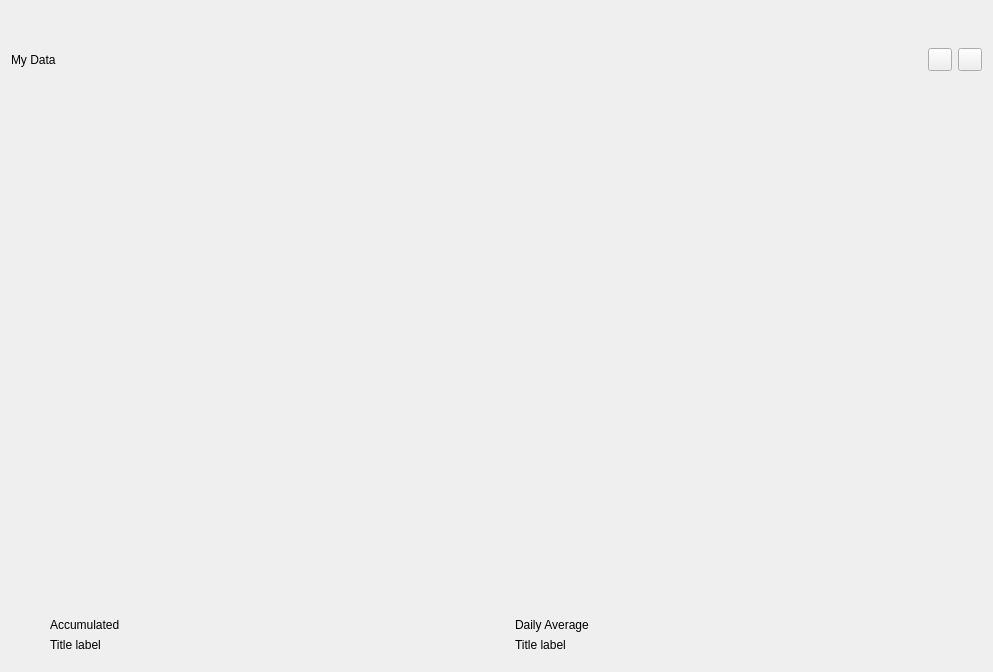
<?xml version="1.0" encoding="UTF-8"?>
<ui version="4.0">
 <class>DataInterface</class>
 <widget class="QWidget" name="DataInterface">
  <property name="geometry">
   <rect>
    <x>0</x>
    <y>0</y>
    <width>993</width>
    <height>672</height>
   </rect>
  </property>
  <property name="windowTitle">
   <string>Form</string>
  </property>
  <layout class="QGridLayout" name="gridLayout">
   <item row="1" column="0">
    <layout class="QHBoxLayout" name="horizontalLayout">
     <property name="bottomMargin">
      <number>10</number>
     </property>
     <item>
      <widget class="TitleLabel" name="TitleLabel">
       <property name="text">
        <string>My Data</string>
       </property>
       <property name="pixelFontSize" stdset="0">
        <number>50</number>
       </property>
      </widget>
     </item>
     <item>
      <widget class="ToolButton" name="themeButton"/>
     </item>
     <item>
      <widget class="ToolButton" name="GitHubButton"/>
     </item>
    </layout>
   </item>
   <item row="0" column="0">
    <spacer name="verticalSpacer">
     <property name="orientation">
      <enum>Qt::Vertical</enum>
     </property>
     <property name="sizeType">
      <enum>QSizePolicy::Fixed</enum>
     </property>
     <property name="sizeHint" stdset="0">
      <size>
       <width>966</width>
       <height>37</height>
      </size>
     </property>
    </spacer>
   </item>
   <item row="3" column="0">
    <widget class="QStackedWidget" name="stackedWidget">
     <widget class="QWidget" name="caloriesPage">
      <layout class="QGridLayout" name="caloriesGridLayout" rowstretch="1,0">
       <item row="0" column="0">
        <widget class="CardWidget" name="caloriesCardWidget">
         <layout class="QVBoxLayout" name="verticalLayout_1_1"/>
        </widget>
       </item>
       <item row="1" column="0">
        <layout class="QHBoxLayout" name="horizontalLayout_2">
         <property name="leftMargin">
          <number>30</number>
         </property>
         <item>
          <layout class="QVBoxLayout" name="verticalLayout">
           <item>
            <widget class="StrongBodyLabel" name="StrongBodyLabel">
             <property name="text">
              <string>Accumulated</string>
             </property>
            </widget>
           </item>
           <item>
            <widget class="TitleLabel" name="caloriesAccumulatedLabel">
             <property name="text">
              <string>Title label</string>
             </property>
            </widget>
           </item>
          </layout>
         </item>
         <item>
          <layout class="QVBoxLayout" name="verticalLayout_3">
           <item>
            <widget class="StrongBodyLabel" name="StrongBodyLabel_3">
             <property name="text">
              <string>Daily Average</string>
             </property>
            </widget>
           </item>
           <item>
            <widget class="TitleLabel" name="caloriesDailyLabel">
             <property name="text">
              <string>Title label</string>
             </property>
            </widget>
           </item>
          </layout>
         </item>
        </layout>
       </item>
      </layout>
     </widget>
     <widget class="QWidget" name="floorPage">
      <layout class="QGridLayout" name="floorGridLayout" rowstretch="1,0">
       <item row="0" column="0">
        <layout class="QGridLayout" name="floorCardGridLayout">
         <item row="0" column="0">
          <widget class="CardWidget" name="caloriesCardWidget">
           <layout class="QVBoxLayout" name="verticalLayout_2_1"/>
          </widget>
         </item>
        </layout>
       </item>
       <item row="1" column="0">
        <layout class="QHBoxLayout" name="horizontalLayout_5">
         <property name="leftMargin">
          <number>30</number>
         </property>
         <item>
          <layout class="QVBoxLayout" name="verticalLayout_8">
           <item>
            <widget class="StrongBodyLabel" name="StrongBodyLabel_8">
             <property name="text">
              <string>Accumulated Height</string>
             </property>
            </widget>
           </item>
           <item>
            <widget class="TitleLabel" name="floorAccumulatedLabel">
             <property name="text">
              <string>Title label</string>
             </property>
            </widget>
           </item>
          </layout>
         </item>
         <item>
          <layout class="QVBoxLayout" name="verticalLayout_9">
           <item>
            <widget class="StrongBodyLabel" name="StrongBodyLabel_9">
             <property name="text">
              <string>Daily Average Height</string>
             </property>
            </widget>
           </item>
           <item>
            <widget class="TitleLabel" name="floorDailyLabel">
             <property name="text">
              <string>Title label</string>
             </property>
            </widget>
           </item>
          </layout>
         </item>
        </layout>
       </item>
      </layout>
     </widget>
     <widget class="QWidget" name="distancePage">
      <layout class="QGridLayout" name="distanceGridLayout" rowstretch="1,0,0">
       <item row="0" column="0">
        <layout class="QGridLayout" name="distanceCardGridLayout">
         <item row="0" column="0">
          <widget class="CardWidget" name="caloriesCardWidget">
           <layout class="QVBoxLayout" name="verticalLayout_3_1"/>
          </widget>
         </item>
        </layout>
       </item>
       <item row="1" column="0">
        <layout class="QHBoxLayout" name="horizontalLayout_4">
         <property name="leftMargin">
          <number>30</number>
         </property>
         <item>
          <layout class="QVBoxLayout" name="verticalLayout_6">
           <item>
            <widget class="StrongBodyLabel" name="StrongBodyLabel_6">
             <property name="text">
              <string>Accumulated Distance</string>
             </property>
            </widget>
           </item>
           <item>
            <widget class="TitleLabel" name="distanceAccumulatedLabel">
             <property name="text">
              <string>Title label</string>
             </property>
            </widget>
           </item>
          </layout>
         </item>
         <item>
          <layout class="QVBoxLayout" name="verticalLayout_7">
           <item>
            <widget class="StrongBodyLabel" name="StrongBodyLabel_7">
             <property name="text">
              <string>Average Distance</string>
             </property>
            </widget>
           </item>
           <item>
            <widget class="TitleLabel" name="distanceDailyLabel">
             <property name="text">
              <string>Title label</string>
             </property>
            </widget>
           </item>
          </layout>
         </item>
        </layout>
       </item>
      </layout>
     </widget>
     <widget class="QWidget" name="stepPage">
      <layout class="QGridLayout" name="stepGridLayout" rowstretch="1,0">
       <item row="0" column="0">
        <layout class="QGridLayout" name="stepCardGridLayout">
         <item row="0" column="0">
          <widget class="CardWidget" name="caloriesCardWidget">
           <layout class="QVBoxLayout" name="verticalLayout_4_1"/>
          </widget>
         </item>
        </layout>
       </item>
       <item row="1" column="0">
        <layout class="QHBoxLayout" name="horizontalLayout_6">
         <property name="leftMargin">
          <number>30</number>
         </property>
         <item>
          <layout class="QVBoxLayout" name="verticalLayout_10">
           <item>
            <widget class="StrongBodyLabel" name="StrongBodyLabel_10">
             <property name="text">
              <string>Accumulated Steps</string>
             </property>
            </widget>
           </item>
           <item>
            <widget class="TitleLabel" name="stepsAccumulatedLabel">
             <property name="text">
              <string>Title label</string>
             </property>
            </widget>
           </item>
          </layout>
         </item>
         <item>
          <layout class="QVBoxLayout" name="verticalLayout_11">
           <item>
            <widget class="StrongBodyLabel" name="StrongBodyLabel_11">
             <property name="text">
              <string>Daily Average Steps</string>
             </property>
            </widget>
           </item>
           <item>
            <widget class="TitleLabel" name="stepsDailyLabel">
             <property name="text">
              <string>Title label</string>
             </property>
            </widget>
           </item>
          </layout>
         </item>
        </layout>
       </item>
      </layout>
     </widget>
    </widget>
   </item>
   <item row="2" column="0">
    <widget class="SegmentedWidget" name="pivot">
     <property name="autoFillBackground">
      <bool>false</bool>
     </property>
    </widget>
   </item>
  </layout>
 </widget>
 <customwidgets>
  <customwidget>
   <class>ToolButton</class>
   <extends>QToolButton</extends>
   <header>qfluentwidgets</header>
  </customwidget>
  <customwidget>
   <class>CardWidget</class>
   <extends>QFrame</extends>
   <header>qfluentwidgets</header>
   <container>1</container>
  </customwidget>
  <customwidget>
   <class>StrongBodyLabel</class>
   <extends>QLabel</extends>
   <header>qfluentwidgets</header>
  </customwidget>
  <customwidget>
   <class>TitleLabel</class>
   <extends>QLabel</extends>
   <header>qfluentwidgets</header>
  </customwidget>
  <customwidget>
   <class>Pivot</class>
   <extends>QWidget</extends>
   <header>qfluentwidgets</header>
  </customwidget>
  <customwidget>
   <class>SegmentedWidget</class>
   <extends>Pivot</extends>
   <header>qfluentwidgets</header>
  </customwidget>
 </customwidgets>
 <resources/>
 <connections/>
</ui>
